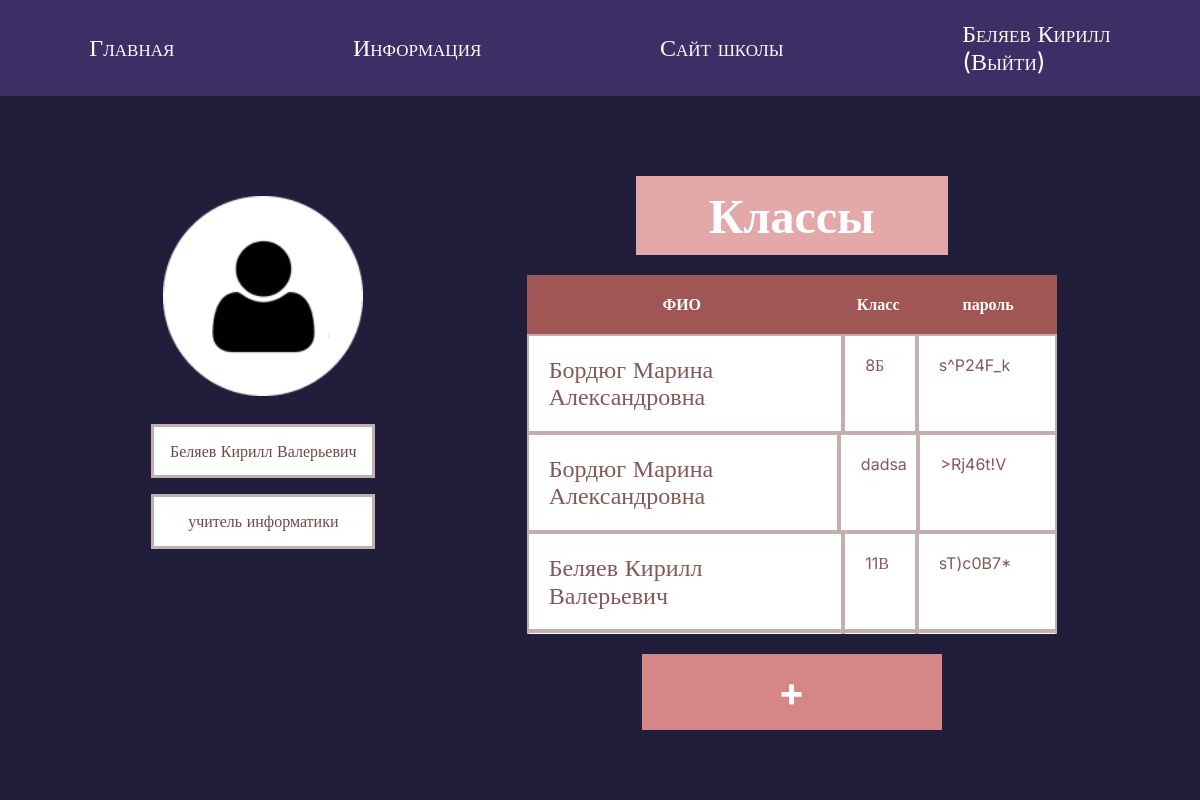
The page /classes (signed in) on the database its author committed.
### tables this page shows
CREATE TABLE "students" (
	"student_id"	INTEGER NOT NULL,
	"name"	TEXT NOT NULL,
	"login"	TEXT NOT NULL,
	"password"	TEXT NOT NULL,
	"avatar"	BLOB,
	"birth_date"	DATE,
	"created_at"	DATETIME NOT NULL DEFAULT CURRENT_TIMESTAMP,
	"class"	TEXT NOT NULL,
	"teacher_id"	INTEGER NOT NULL,
	"old"	INTEGER NOT NULL,
	FOREIGN KEY("teacher_id") REFERENCES "teachers"("teacher_id") ON DELETE CASCADE ON UPDATE CASCADE,
	PRIMARY KEY("student_id" AUTOINCREMENT)
);

### main.py (the view)
@app.route("/classes")
def classes():
    if "teacher_id" not in session:
        return redirect("index")
    students = db.get_students_by_teacher_id(session["teacher_id"])
    return render_template("classes.html", students=students, title="Teacher profile")

### database.py (called while the page is built)
    def get_students_by_teacher_id(self, teacher_id):
        sql = """SELECT * FROM students WHERE teacher_id = ?"""
        self.cursor.execute(sql, (teacher_id,))
        return self.cursor.fetchall()

### templates/classes.html (shortened to what this page needs)
{% extends 'base.html' %}
{% block content %}
    <section class="profile-page">
        <div class="container teacher-profile">
            <div class="profile">
                <img src={{url_for('static', filename='img/avatar 1.png')}} alt="avatar 1" class="avatar-1">
                <div>
                    <p class="login-p">{{session["login"]}}<p>
                </div>
                <div>
                    <p class="login-p">{{session["post"]}}<p>
                </div>
            </div>
            <div class="st-table">
                <p class="tittle-kl"><strong>Классы</strong></p>
                <table class="students">
                    <thead>
                        <tr>
                            <th>ФИО</th>
                            <th>Класс</th>
                            <th>пароль</th>
                        </tr>
                    </thead>
                    <tbody class="students-list">
                        {% for student in students %}
                        <tr>
                            <td><a class="student-link" href="/profile/{{student[0]}}">{{student[1]}}</a></td>
                            <td>{{student[7]}}</td>
                            <td>{{student[3]}}</td>
                        </tr>
                        {% endfor %}
                    </tbody>
                </table>
                <a href={{url_for("add_student")}} class="button-plus"><strong>+</strong></a>
            </div>
        </div>
    </section>
{% endblock %}

### static/css/styles.css (style rules this page uses)
* { margin: 0; padding: 0; box-sizing: border-box; font-family: Inter; }
.container { max-width: 1200px; margin: 0 auto; }
.profile-page { min-height: 88vh; width: 100%; background-color: #201E3A; padding-top: 80px; }
a { text-decoration: none; color: white; font-family: Inter; font-size: 24px; }
.st-table { text-align: center; }
.tittle-kl { text-align: center; width: 312px; padding: 12px 32px; color: #FFFFFF; font-size: 48px; background-color: #E3A8A8; display: inline-block; margin-bottom: 20px; }
.students { background-color: #FFFFFF; width: 530px; }
thead { display: flex; }
.students-list { display: flex; flex-direction: column; width: 100%; overflow-y: scroll; height: 300px; justify-content: stretch; }
tr { width: 100%; display: flex; align-items: stretch; }
.students td { width: 15%; }
.student th:first-child, td:first-child { width: 60%; }
.student th:last-child, td:last-child { width: 25%; }
th:first-child, td:first-child { width: 70%; }
th:last-child, td:last-child { width: 30%; }
.teacher-profile { display: flex; justify-content: space-evenly; }
.button-plus { width: 300px; background-color: #D58787; border: 3px solid #D58787; color: white; padding: 12px 32px; text-align: center; text-decoration: none; display: inline-block; margin-top: 20px; font-size: 40px; cursor: pointer; transition: all ease 0.3s; }
.avatar-1 { padding: 20px; }
.profile { text-align: center; float: left; display: flex; flex-direction: column; width: 20%; justify-content: flex-start; }
table { border-collapse: collapse; }
th, td { border: 2px solid #8558587a; padding: 20px 20px; text-align: left; color: #855858; }
.student-link { color: #855858; }
th { background-color: #A15656; color: #FFFFFF; border: none; text-align: center; }
.login-p { background-color: #fff; margin: 8px; padding: 15px 15px; border: 3px solid #8558587a; color: #724848; }

### rows shown on the page
students: login "Беляев Кирилл Валерьевич", name "Беляев Кирилл Валерьевич", class "11В", password "sT)c0B7*"
students: name "Бордюг Марина Александровна", class "8Б", password "s^P24F_k"
students: name "Бордюг Марина Александровна", class "dadsa", password ">Rj46t!V"

### other values the page prints
{{ (session["login"])[ :session["login"].rfind(" ")] }} "Беляев Кирилл"
{{ session["post"] }} "учитель информатики"
